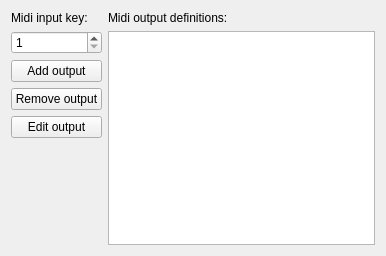
<ui version="4.0" >
 <class>GlobalInstrumentViewBase</class>
 <widget class="QWidget" name="GlobalInstrumentViewBase" >
  <property name="geometry" >
   <rect>
    <x>0</x>
    <y>0</y>
    <width>386</width>
    <height>256</height>
   </rect>
  </property>
  <property name="windowTitle" >
   <string>Form</string>
  </property>
  <layout class="QHBoxLayout" >
   <property name="spacing" >
    <number>-1</number>
   </property>
   <item>
    <layout class="QHBoxLayout" >
     <property name="spacing" >
      <number>-1</number>
     </property>
     <item>
      <layout class="QVBoxLayout" >
       <property name="spacing" >
        <number>-1</number>
       </property>
       <item>
        <widget class="QLabel" name="label_2" >
         <property name="text" >
          <string>Midi input key:</string>
         </property>
        </widget>
       </item>
       <item>
        <widget class="QSpinBox" name="inKeySpinBox" >
         <property name="minimum" >
          <number>1</number>
         </property>
         <property name="maximum" >
          <number>127</number>
         </property>
        </widget>
       </item>
       <item>
        <widget class="QPushButton" name="addOutputButton" >
         <property name="text" >
          <string>Add output</string>
         </property>
        </widget>
       </item>
       <item>
        <widget class="QPushButton" name="removeOutputButton" >
         <property name="text" >
          <string>Remove output</string>
         </property>
        </widget>
       </item>
       <item>
        <widget class="QPushButton" name="editOutputButton" >
         <property name="text" >
          <string>Edit output</string>
         </property>
        </widget>
       </item>
       <item>
        <spacer>
         <property name="orientation" >
          <enum>Qt::Vertical</enum>
         </property>
         <property name="sizeHint" >
          <size>
           <width>20</width>
           <height>40</height>
          </size>
         </property>
        </spacer>
       </item>
      </layout>
     </item>
     <item>
      <layout class="QVBoxLayout" >
       <item>
        <widget class="QLabel" name="label" >
         <property name="text" >
          <string>Midi output definitions:</string>
         </property>
        </widget>
       </item>
       <item>
        <widget class="QListWidget" name="outputListWidget" />
       </item>
      </layout>
     </item>
    </layout>
   </item>
  </layout>
 </widget>
 <resources/>
 <connections/>
</ui>
